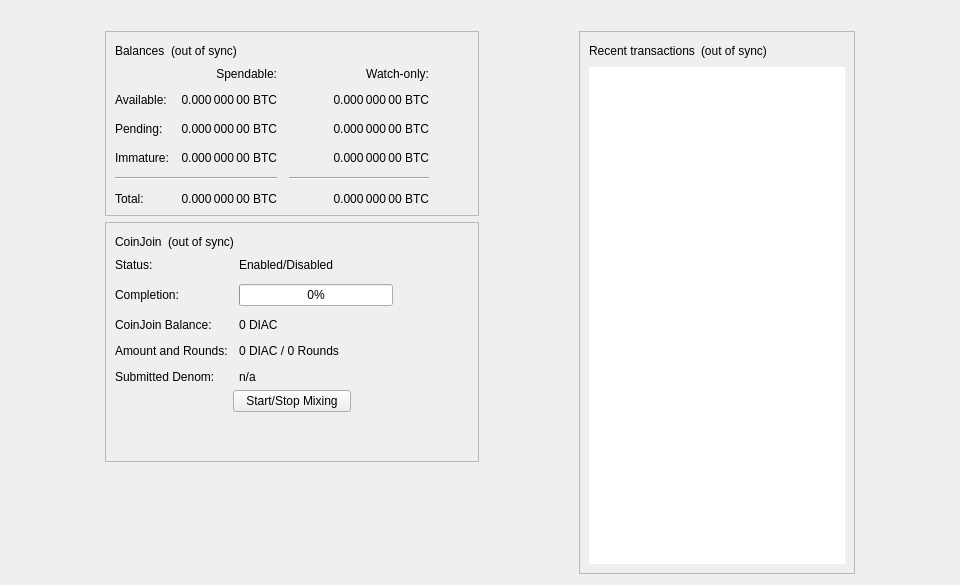
<?xml version="1.0" encoding="UTF-8"?>
<ui version="4.0">
 <class>OverviewPage</class>
 <widget class="QWidget" name="OverviewPage">
  <property name="geometry">
   <rect>
    <x>0</x>
    <y>0</y>
    <width>960</width>
    <height>585</height>
   </rect>
  </property>
  <property name="minimumSize">
   <size>
    <width>960</width>
    <height>0</height>
   </size>
  </property>
  <property name="windowTitle">
   <string>Form</string>
  </property>
  <layout class="QVBoxLayout" name="topLayout">
   <item>
    <widget class="QLabel" name="labelAlerts">
     <property name="visible">
      <bool>false</bool>
     </property>
     <property name="wordWrap">
      <bool>true</bool>
     </property>
     <property name="margin">
      <number>3</number>
     </property>
     <property name="textInteractionFlags">
      <set>Qt::TextSelectableByMouse</set>
     </property>
    </widget>
   </item>
   <item>
    <layout class="QHBoxLayout" name="horizontalLayout" stretch="1,0,1,0,1">
     <item>
      <spacer name="horizontalSpacerLeft">
       <property name="orientation">
        <enum>Qt::Horizontal</enum>
       </property>
       <property name="sizeType">
        <enum>QSizePolicy::Preferred</enum>
       </property>
       <property name="sizeHint" stdset="0">
        <size>
         <width>10</width>
         <height>20</height>
        </size>
       </property>
      </spacer>
     </item>
     <item>
      <layout class="QVBoxLayout" name="verticalLayout_2">
       <item>
        <widget class="QFrame" name="frame">
         <property name="frameShape">
          <enum>QFrame::StyledPanel</enum>
         </property>
         <property name="frameShadow">
          <enum>QFrame::Raised</enum>
         </property>
         <layout class="QVBoxLayout" name="verticalLayout_4">
          <item>
           <layout class="QHBoxLayout" name="horizontalLayout_4">
            <item>
             <widget class="QLabel" name="label_5">
              <property name="text">
               <string>Balances</string>
              </property>
             </widget>
            </item>
            <item>
             <widget class="QLabel" name="labelWalletStatus">
              <property name="toolTip">
               <string>The displayed information may be out of date. Your wallet automatically synchronizes with the Diabase network after a connection is established, but this process has not completed yet.</string>
              </property>
              <property name="text">
               <string notr="true">(out of sync)</string>
              </property>
              <property name="alignment">
               <set>Qt::AlignLeading|Qt::AlignLeft|Qt::AlignVCenter</set>
              </property>
             </widget>
            </item>
            <item>
             <spacer name="horizontalSpacer_3">
              <property name="orientation">
               <enum>Qt::Horizontal</enum>
              </property>
              <property name="sizeHint" stdset="0">
               <size>
                <width>40</width>
                <height>20</height>
               </size>
              </property>
             </spacer>
            </item>
           </layout>
          </item>
          <item>
           <layout class="QGridLayout" name="gridLayout">
            <property name="spacing">
             <number>12</number>
            </property>
            <item row="2" column="2">
             <widget class="QLabel" name="labelWatchPending">
              <property name="cursor">
               <cursorShape>IBeamCursor</cursorShape>
              </property>
              <property name="toolTip">
               <string>Unconfirmed transactions to watch-only addresses</string>
              </property>
              <property name="text">
               <string notr="true">0.000 000 00 BTC</string>
              </property>
              <property name="alignment">
               <set>Qt::AlignRight|Qt::AlignTrailing|Qt::AlignVCenter</set>
              </property>
              <property name="textInteractionFlags">
               <set>Qt::LinksAccessibleByMouse|Qt::TextSelectableByKeyboard|Qt::TextSelectableByMouse</set>
              </property>
             </widget>
            </item>
            <item row="2" column="1">
             <widget class="QLabel" name="labelUnconfirmed">
              <property name="cursor">
               <cursorShape>IBeamCursor</cursorShape>
              </property>
              <property name="toolTip">
               <string>Total of transactions that have yet to be confirmed, and do not yet count toward the spendable balance</string>
              </property>
              <property name="text">
               <string notr="true">0.000 000 00 BTC</string>
              </property>
              <property name="alignment">
               <set>Qt::AlignRight|Qt::AlignTrailing|Qt::AlignVCenter</set>
              </property>
              <property name="textInteractionFlags">
               <set>Qt::LinksAccessibleByMouse|Qt::TextSelectableByKeyboard|Qt::TextSelectableByMouse</set>
              </property>
             </widget>
            </item>
            <item row="3" column="2">
             <widget class="QLabel" name="labelWatchImmature">
              <property name="cursor">
               <cursorShape>IBeamCursor</cursorShape>
              </property>
              <property name="toolTip">
               <string>Mined balance in watch-only addresses that has not yet matured</string>
              </property>
              <property name="text">
               <string notr="true">0.000 000 00 BTC</string>
              </property>
              <property name="alignment">
               <set>Qt::AlignRight|Qt::AlignTrailing|Qt::AlignVCenter</set>
              </property>
              <property name="textInteractionFlags">
               <set>Qt::LinksAccessibleByMouse|Qt::TextSelectableByKeyboard|Qt::TextSelectableByMouse</set>
              </property>
             </widget>
            </item>
            <item row="4" column="0" colspan="2">
             <widget class="Line" name="lineSpendableBalance">
              <property name="orientation">
               <enum>Qt::Horizontal</enum>
              </property>
             </widget>
            </item>
            <item row="4" column="2">
             <widget class="Line" name="lineWatchBalance">
              <property name="sizePolicy">
               <sizepolicy hsizetype="Preferred" vsizetype="Fixed">
                <horstretch>0</horstretch>
                <verstretch>0</verstretch>
               </sizepolicy>
              </property>
              <property name="minimumSize">
               <size>
                <width>140</width>
                <height>0</height>
               </size>
              </property>
              <property name="orientation">
               <enum>Qt::Horizontal</enum>
              </property>
             </widget>
            </item>
            <item row="5" column="0">
             <widget class="QLabel" name="labelTotalText">
              <property name="text">
               <string>Total:</string>
              </property>
             </widget>
            </item>
            <item row="3" column="1">
             <widget class="QLabel" name="labelImmature">
              <property name="cursor">
               <cursorShape>IBeamCursor</cursorShape>
              </property>
              <property name="toolTip">
               <string>Mined balance that has not yet matured</string>
              </property>
              <property name="text">
               <string notr="true">0.000 000 00 BTC</string>
              </property>
              <property name="alignment">
               <set>Qt::AlignRight|Qt::AlignTrailing|Qt::AlignVCenter</set>
              </property>
              <property name="textInteractionFlags">
               <set>Qt::LinksAccessibleByMouse|Qt::TextSelectableByKeyboard|Qt::TextSelectableByMouse</set>
              </property>
             </widget>
            </item>
            <item row="2" column="3">
             <spacer name="horizontalSpacer_2">
              <property name="orientation">
               <enum>Qt::Horizontal</enum>
              </property>
              <property name="sizeHint" stdset="0">
               <size>
                <width>40</width>
                <height>20</height>
               </size>
              </property>
             </spacer>
            </item>
            <item row="3" column="0">
             <widget class="QLabel" name="labelImmatureText">
              <property name="text">
               <string>Immature:</string>
              </property>
             </widget>
            </item>
            <item row="5" column="1">
             <widget class="QLabel" name="labelTotal">
              <property name="cursor">
               <cursorShape>IBeamCursor</cursorShape>
              </property>
              <property name="toolTip">
               <string>Your current total balance</string>
              </property>
              <property name="text">
               <string notr="true">0.000 000 00 BTC</string>
              </property>
              <property name="alignment">
               <set>Qt::AlignRight|Qt::AlignTrailing|Qt::AlignVCenter</set>
              </property>
              <property name="textInteractionFlags">
               <set>Qt::LinksAccessibleByMouse|Qt::TextSelectableByKeyboard|Qt::TextSelectableByMouse</set>
              </property>
             </widget>
            </item>
            <item row="5" column="2">
             <widget class="QLabel" name="labelWatchTotal">
              <property name="cursor">
               <cursorShape>IBeamCursor</cursorShape>
              </property>
              <property name="toolTip">
               <string>Current total balance in watch-only addresses</string>
              </property>
              <property name="text">
               <string notr="true">0.000 000 00 BTC</string>
              </property>
              <property name="alignment">
               <set>Qt::AlignRight|Qt::AlignTrailing|Qt::AlignVCenter</set>
              </property>
              <property name="textInteractionFlags">
               <set>Qt::LinksAccessibleByMouse|Qt::TextSelectableByKeyboard|Qt::TextSelectableByMouse</set>
              </property>
             </widget>
            </item>
            <item row="0" column="2">
             <widget class="QLabel" name="labelWatchonly">
              <property name="text">
               <string>Watch-only:</string>
              </property>
              <property name="alignment">
               <set>Qt::AlignRight|Qt::AlignTrailing|Qt::AlignVCenter</set>
              </property>
             </widget>
            </item>
            <item row="1" column="0">
             <widget class="QLabel" name="labelBalanceText">
              <property name="text">
               <string>Available:</string>
              </property>
             </widget>
            </item>
            <item row="1" column="1">
             <widget class="QLabel" name="labelBalance">
              <property name="cursor">
               <cursorShape>IBeamCursor</cursorShape>
              </property>
              <property name="toolTip">
               <string>Your current spendable balance</string>
              </property>
              <property name="text">
               <string notr="true">0.000 000 00 BTC</string>
              </property>
              <property name="alignment">
               <set>Qt::AlignRight|Qt::AlignTrailing|Qt::AlignVCenter</set>
              </property>
              <property name="textInteractionFlags">
               <set>Qt::LinksAccessibleByMouse|Qt::TextSelectableByKeyboard|Qt::TextSelectableByMouse</set>
              </property>
             </widget>
            </item>
            <item row="1" column="2">
             <widget class="QLabel" name="labelWatchAvailable">
              <property name="cursor">
               <cursorShape>IBeamCursor</cursorShape>
              </property>
              <property name="toolTip">
               <string>Your current balance in watch-only addresses</string>
              </property>
              <property name="text">
               <string notr="true">0.000 000 00 BTC</string>
              </property>
              <property name="alignment">
               <set>Qt::AlignRight|Qt::AlignTrailing|Qt::AlignVCenter</set>
              </property>
              <property name="textInteractionFlags">
               <set>Qt::LinksAccessibleByMouse|Qt::TextSelectableByKeyboard|Qt::TextSelectableByMouse</set>
              </property>
             </widget>
            </item>
            <item row="2" column="0">
             <widget class="QLabel" name="labelPendingText">
              <property name="text">
               <string>Pending:</string>
              </property>
             </widget>
            </item>
            <item row="0" column="1">
             <widget class="QLabel" name="labelSpendable">
              <property name="text">
               <string>Spendable:</string>
              </property>
              <property name="alignment">
               <set>Qt::AlignRight|Qt::AlignTrailing|Qt::AlignVCenter</set>
              </property>
             </widget>
            </item>
           </layout>
          </item>
         </layout>
        </widget>
       </item>
       <item>
        <widget class="QFrame" name="frameCoinJoin">
         <property name="layoutDirection">
          <enum>Qt::LeftToRight</enum>
         </property>
         <property name="frameShape">
          <enum>QFrame::StyledPanel</enum>
         </property>
         <property name="frameShadow">
          <enum>QFrame::Raised</enum>
         </property>
         <layout class="QVBoxLayout" name="VerticalLayout_PS1">
          <item>
           <layout class="QHBoxLayout" name="horizontalLayout_5">
            <item>
             <widget class="QLabel" name="labelCoinJoinHeader">
              <property name="text">
               <string notr="true">CoinJoin</string>
              </property>
             </widget>
            </item>
            <item>
             <widget class="QLabel" name="labelCoinJoinSyncStatus">
              <property name="toolTip">
               <string>The displayed information may be out of date. Your wallet automatically synchronizes with the Diabase network after a connection is established, but this process has not completed yet.</string>
              </property>
              <property name="text">
               <string notr="true">(out of sync)</string>
              </property>
              <property name="alignment">
               <set>Qt::AlignLeading|Qt::AlignLeft|Qt::AlignVCenter</set>
              </property>
             </widget>
            </item>
            <item>
             <spacer name="horizontalSpacer_4">
              <property name="orientation">
               <enum>Qt::Horizontal</enum>
              </property>
              <property name="sizeHint" stdset="0">
               <size>
                <width>40</width>
                <height>20</height>
               </size>
              </property>
             </spacer>
            </item>
           </layout>
          </item>
          <item>
           <layout class="QFormLayout" name="coinJoinFormLayout">
            <property name="fieldGrowthPolicy">
             <enum>QFormLayout::AllNonFixedFieldsGrow</enum>
            </property>
            <property name="horizontalSpacing">
             <number>11</number>
            </property>
            <property name="verticalSpacing">
             <number>12</number>
            </property>
            <item row="0" column="0">
             <widget class="QLabel" name="labelCoinJoinEnabledText">
              <property name="text">
               <string>Status:</string>
              </property>
             </widget>
            </item>
            <item row="0" column="1">
             <widget class="QLabel" name="labelCoinJoinEnabled">
              <property name="text">
               <string>Enabled/Disabled</string>
              </property>
             </widget>
            </item>
            <item row="1" column="0">
             <widget class="QLabel" name="labelCompletitionText">
              <property name="text">
               <string>Completion:</string>
              </property>
             </widget>
            </item>
            <item row="1" column="1">
             <widget class="QProgressBar" name="coinJoinProgress">
              <property name="maximumSize">
               <size>
                <width>154</width>
                <height>16777215</height>
               </size>
              </property>
              <property name="value">
               <number>0</number>
              </property>
             </widget>
            </item>
            <item row="2" column="0">
             <widget class="QLabel" name="labelAnonymizedText">
              <property name="text">
               <string notr="true">CoinJoin Balance:</string>
              </property>
             </widget>
            </item>
            <item row="2" column="1">
             <widget class="QLabel" name="labelAnonymized">
              <property name="text">
               <string notr="true">0 DIAC</string>
              </property>
             </widget>
            </item>
            <item row="3" column="0">
             <widget class="QLabel" name="labelAmountAndRoundsText">
              <property name="text">
               <string>Amount and Rounds:</string>
              </property>
             </widget>
            </item>
            <item row="3" column="1">
             <widget class="QLabel" name="labelAmountRounds">
              <property name="text">
               <string>0 DIAC / 0 Rounds</string>
              </property>
             </widget>
            </item>
            <item row="4" column="0">
             <widget class="QLabel" name="labelSubmittedDenomText">
              <property name="text">
               <string>Submitted Denom:</string>
              </property>
             </widget>
            </item>
            <item row="4" column="1">
             <widget class="QLabel" name="labelSubmittedDenom">
              <property name="toolTip">
               <string>The denominations you submitted to the Masternode.&lt;br&gt;To mix, other users must submit the exact same denominations.</string>
              </property>
              <property name="text">
               <string>n/a</string>
              </property>
              <property name="wordWrap">
               <bool>true</bool>
              </property>
             </widget>
            </item>
           </layout>
          </item>
          <item>
           <layout class="QVBoxLayout" name="VerticalLayout_PS">
            <item>
             <layout class="QHBoxLayout" name="horizontalLayout_3">
              <property name="topMargin">
               <number>0</number>
              </property>
              <item>
               <spacer name="horizontalSpacer_5">
                <property name="orientation">
                 <enum>Qt::Horizontal</enum>
                </property>
                <property name="sizeHint" stdset="0">
                 <size>
                  <width>40</width>
                  <height>20</height>
                 </size>
                </property>
               </spacer>
              </item>
              <item>
               <widget class="QPushButton" name="toggleCoinJoin">
                <property name="sizePolicy">
                 <sizepolicy hsizetype="MinimumExpanding" vsizetype="Fixed">
                  <horstretch>0</horstretch>
                  <verstretch>0</verstretch>
                 </sizepolicy>
                </property>
                <property name="text">
                 <string>Start/Stop Mixing</string>
                </property>
               </widget>
              </item>
              <item>
               <spacer name="horizontalSpacer_6">
                <property name="orientation">
                 <enum>Qt::Horizontal</enum>
                </property>
                <property name="sizeHint" stdset="0">
                 <size>
                  <width>40</width>
                  <height>20</height>
                 </size>
                </property>
               </spacer>
              </item>
             </layout>
            </item>
            <item>
             <spacer name="verticalSpacer_3">
              <property name="orientation">
               <enum>Qt::Vertical</enum>
              </property>
              <property name="sizeHint" stdset="0">
               <size>
                <width>20</width>
                <height>40</height>
               </size>
              </property>
             </spacer>
            </item>
           </layout>
          </item>
         </layout>
        </widget>
       </item>
       <item>
        <spacer name="verticalSpacer">
         <property name="orientation">
          <enum>Qt::Vertical</enum>
         </property>
         <property name="sizeHint" stdset="0">
          <size>
           <width>20</width>
           <height>40</height>
          </size>
         </property>
        </spacer>
       </item>
      </layout>
     </item>
     <item>
      <spacer name="horizontalSpacerCenter">
       <property name="orientation">
        <enum>Qt::Horizontal</enum>
       </property>
       <property name="sizeHint" stdset="0">
        <size>
         <width>10</width>
         <height>20</height>
        </size>
       </property>
      </spacer>
     </item>
     <item>
      <layout class="QVBoxLayout" name="verticalLayout_3">
       <item>
        <widget class="QFrame" name="frame_2">
         <property name="frameShape">
          <enum>QFrame::StyledPanel</enum>
         </property>
         <property name="frameShadow">
          <enum>QFrame::Raised</enum>
         </property>
         <layout class="QVBoxLayout" name="verticalLayout">
          <item>
           <layout class="QHBoxLayout" name="horizontalLayout_2">
            <item>
             <widget class="QLabel" name="label_4">
              <property name="text">
               <string>Recent transactions</string>
              </property>
             </widget>
            </item>
            <item>
             <widget class="QLabel" name="labelTransactionsStatus">
              <property name="toolTip">
               <string>The displayed information may be out of date. Your wallet automatically synchronizes with the Diabase network after a connection is established, but this process has not completed yet.</string>
              </property>
              <property name="text">
               <string notr="true">(out of sync)</string>
              </property>
              <property name="alignment">
               <set>Qt::AlignLeading|Qt::AlignLeft|Qt::AlignVCenter</set>
              </property>
             </widget>
            </item>
            <item>
             <spacer name="horizontalSpacer">
              <property name="orientation">
               <enum>Qt::Horizontal</enum>
              </property>
              <property name="sizeHint" stdset="0">
               <size>
                <width>40</width>
                <height>20</height>
               </size>
              </property>
             </spacer>
            </item>
           </layout>
          </item>
          <item>
           <widget class="QListView" name="listTransactions">
            <property name="frameShape">
             <enum>QFrame::NoFrame</enum>
            </property>
            <property name="verticalScrollBarPolicy">
             <enum>Qt::ScrollBarAlwaysOff</enum>
            </property>
            <property name="horizontalScrollBarPolicy">
             <enum>Qt::ScrollBarAlwaysOff</enum>
            </property>
            <property name="selectionMode">
             <enum>QAbstractItemView::NoSelection</enum>
            </property>
           </widget>
          </item>
         </layout>
        </widget>
       </item>
      </layout>
     </item>
     <item>
      <spacer name="horizontalSpacerRight">
       <property name="orientation">
        <enum>Qt::Horizontal</enum>
       </property>
       <property name="sizeType">
        <enum>QSizePolicy::Preferred</enum>
       </property>
       <property name="sizeHint" stdset="0">
        <size>
         <width>10</width>
         <height>20</height>
        </size>
       </property>
      </spacer>
     </item>
    </layout>
   </item>
  </layout>
 </widget>
 <resources/>
 <connections/>
</ui>
